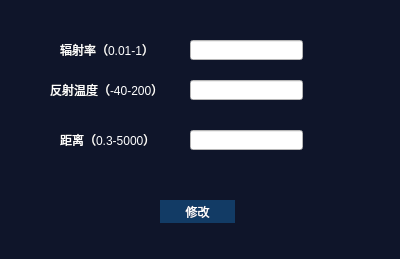
<?xml version="1.0" encoding="UTF-8"?>
<ui version="4.0">
 <class>CamParDlg</class>
 <widget class="QWidget" name="CamParDlg">
  <property name="geometry">
   <rect>
    <x>0</x>
    <y>0</y>
    <width>400</width>
    <height>259</height>
   </rect>
  </property>
  <property name="windowTitle">
   <string>温度修正</string>
  </property>
  <property name="styleSheet">
   <string notr="true">QWidget{color: rgb(255, 255, 255);
background-color: rgb(15, 21, 42);
}
QLineEdit{
color: rgb(0,0 ,0 );
background-color: rgb(255, 255, 255);
}
QPushButton{
background-color: rgb(18, 59, 101);
border:0px;
}</string>
  </property>
  <widget class="QLabel" name="label_2">
   <property name="geometry">
    <rect>
     <x>60</x>
     <y>40</y>
     <width>101</width>
     <height>20</height>
    </rect>
   </property>
   <property name="text">
    <string>辐射率（0.01-1）</string>
   </property>
  </widget>
  <widget class="QLineEdit" name="lineEdit_dis">
   <property name="geometry">
    <rect>
     <x>190</x>
     <y>130</y>
     <width>113</width>
     <height>20</height>
    </rect>
   </property>
  </widget>
  <widget class="QPushButton" name="btn_set_Par">
   <property name="geometry">
    <rect>
     <x>160</x>
     <y>200</y>
     <width>75</width>
     <height>23</height>
    </rect>
   </property>
   <property name="text">
    <string>修改</string>
   </property>
  </widget>
  <widget class="QLabel" name="label_4">
   <property name="geometry">
    <rect>
     <x>60</x>
     <y>130</y>
     <width>111</width>
     <height>20</height>
    </rect>
   </property>
   <property name="text">
    <string>距离（0.3-5000）</string>
   </property>
  </widget>
  <widget class="QLineEdit" name="lineEdit_reflect">
   <property name="geometry">
    <rect>
     <x>190</x>
     <y>80</y>
     <width>113</width>
     <height>20</height>
    </rect>
   </property>
  </widget>
  <widget class="QLineEdit" name="lineEdit_emiss">
   <property name="geometry">
    <rect>
     <x>190</x>
     <y>40</y>
     <width>113</width>
     <height>20</height>
    </rect>
   </property>
  </widget>
  <widget class="QLabel" name="label_3">
   <property name="geometry">
    <rect>
     <x>50</x>
     <y>80</y>
     <width>111</width>
     <height>20</height>
    </rect>
   </property>
   <property name="text">
    <string>反射温度（-40-200）</string>
   </property>
  </widget>
 </widget>
 <layoutdefault spacing="6" margin="11"/>
 <resources/>
 <connections/>
</ui>
